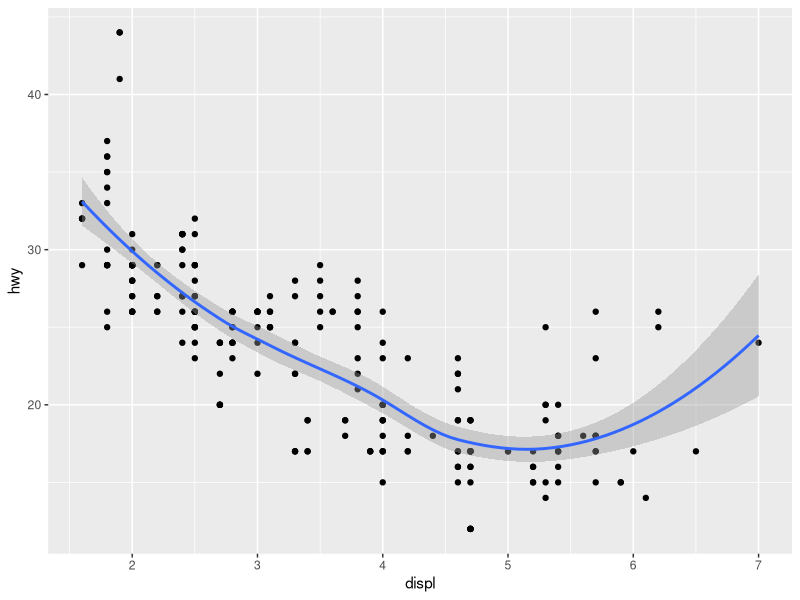
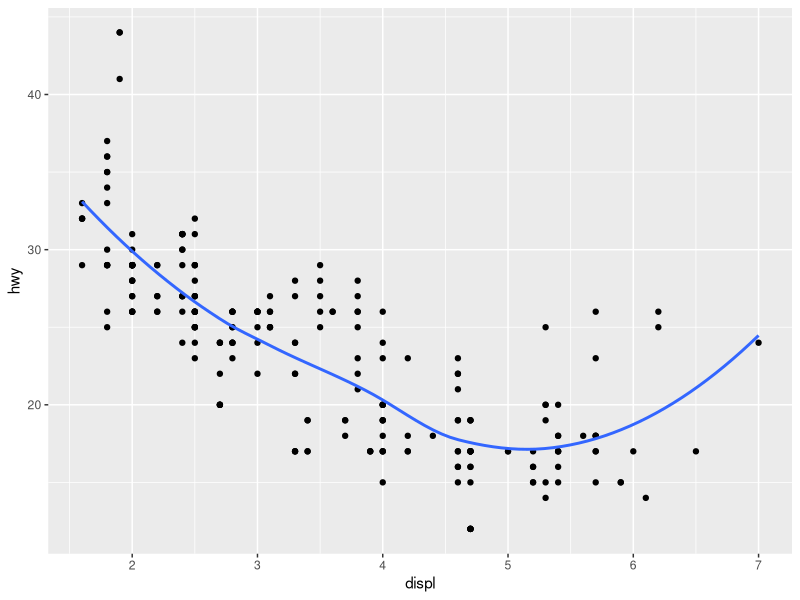
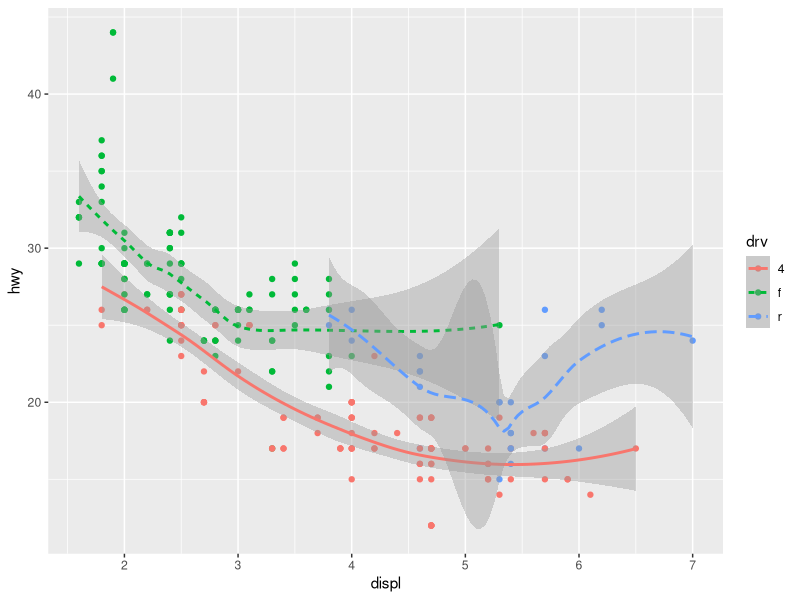
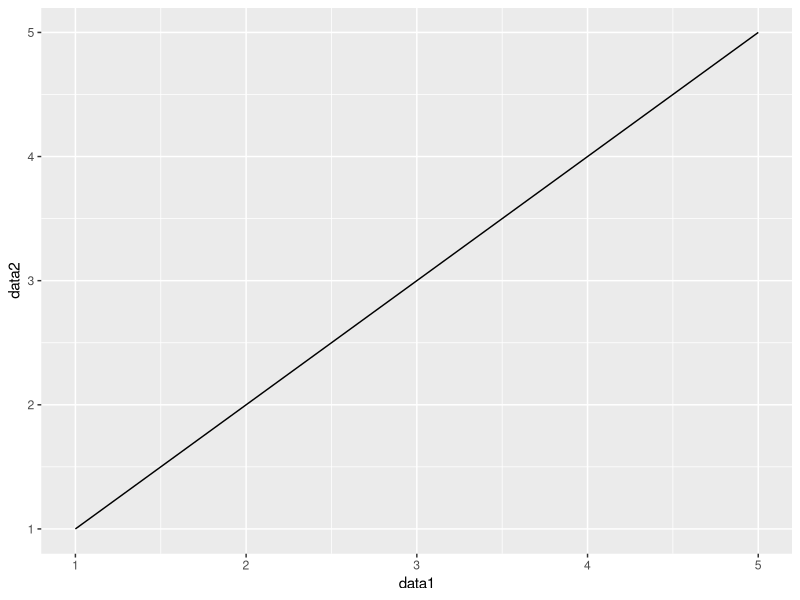
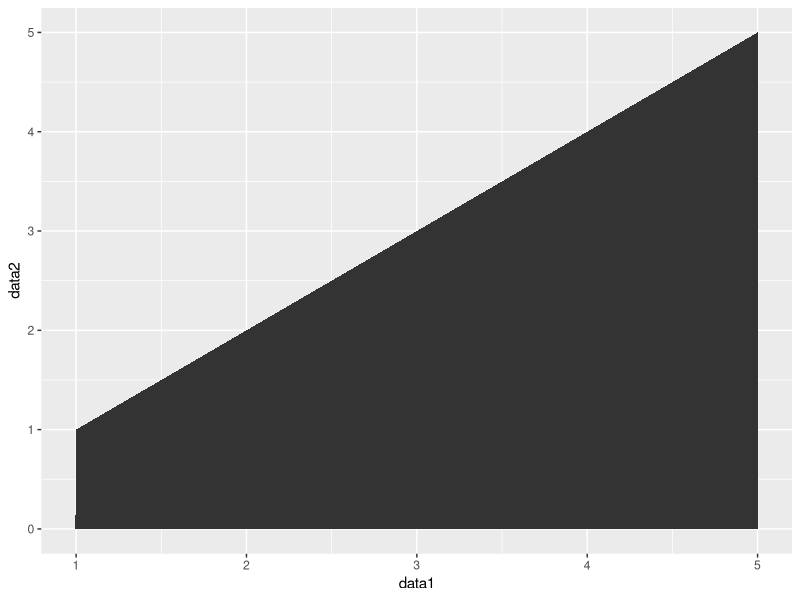
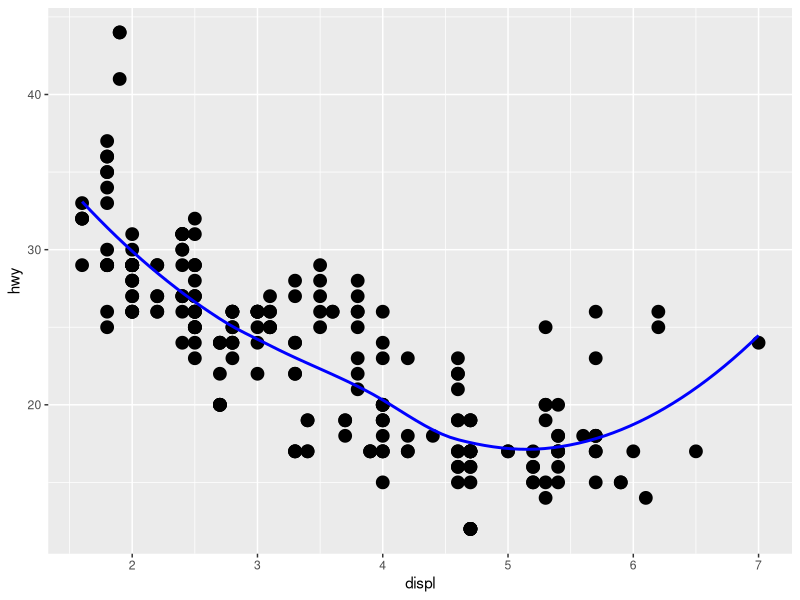
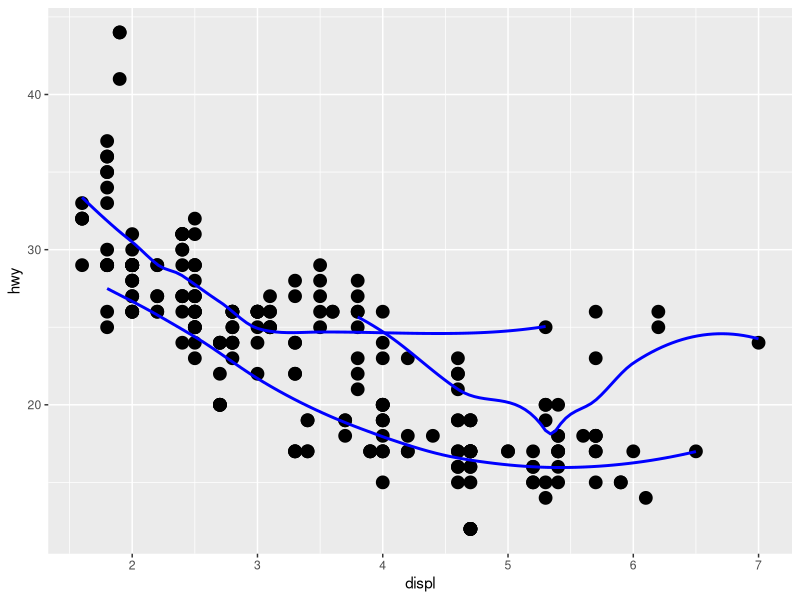
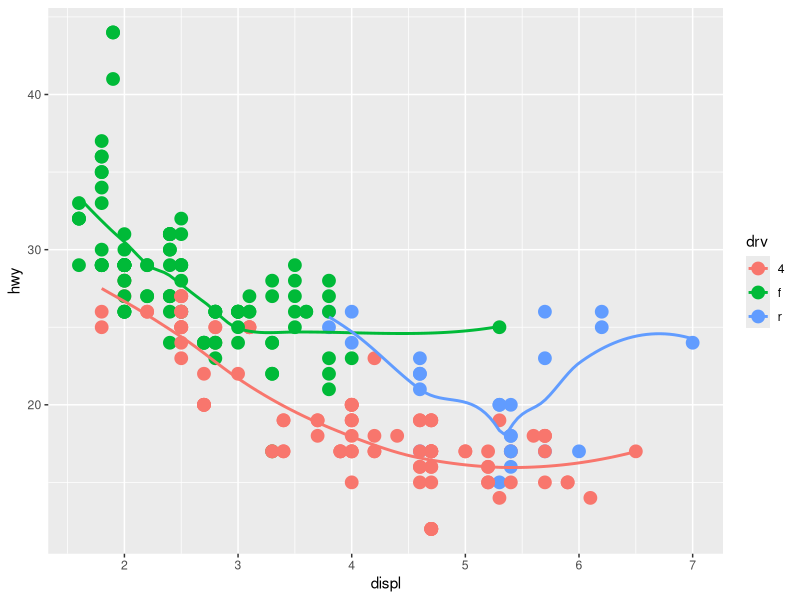

Generate these figures, in order, with R:
library(tidyverse)


#Plot 2 layers of data
#Scatterplot == geom_point()
#Smooth line plot == geom_Smooth()
ggplot(data = mpg) + 
  geom_point(mapping = aes(x = displ, y = hwy)) + 
  geom_smooth(mapping = aes(x = displ, y = hwy))

#Remove range of Confience Interval for geom_Smooth
ggplot(data = mpg) + 
  geom_point(mapping = aes(x = displ, y = hwy)) + 
  geom_smooth(mapping = aes(x = displ, y = hwy), se = FALSE)


#Scatterplot
#Smooth line plot with linetype and colour differentiation
ggplot(data = mpg) + 
  geom_point(mapping = aes(x = displ, y = hwy, colour = drv)) +
  geom_smooth(mapping = aes(x = displ, y = hwy, linetype = drv, colour = drv))


#Read a simple x-y line
myData = read.csv("line.csv")
myData

#Use geom_line()
ggplot(myData) + 
  geom_line(mapping = aes(x = data1, y = data2))

#USe geom_area() == area chart
ggplot(myData) + 
  geom_area(mapping = aes(x = data1, y = data2))

#################################################33
#Question 6
ggplot(mpg) + 
  geom_point(mapping = aes(x = displ, y = hwy), size = 4) + 
  geom_smooth(mapping = aes(x = displ, y = hwy), se = FALSE, colour = "blue")

ggplot(mpg) + 
  geom_point(mapping = aes(x = displ, y = hwy), size = 4) + 
  geom_smooth(mapping = aes(x = displ, y = hwy, group = drv), se = FALSE, colour = "Blue")

ggplot(mpg) + 
  geom_point(mapping = aes(x = displ, y = hwy, colour = drv), size = 4) + 
  geom_smooth(mapping = aes(x = displ, y = hwy, group = drv, colour = drv), se = FALSE)

ggplot(mpg) + 
  geom_point(mapping = aes(x = displ, y = hwy, colour = drv), size = 4) + 
  geom_smooth(mapping = aes(x = displ, y = hwy), se = FALSE)

ggplot(mpg) + 
  geom_point(mapping = aes(x = displ, y = hwy, colour = drv), size = 4) + 
  geom_smooth(mapping = aes(x = displ, y = hwy, linetype = drv), se = FALSE)

ggplot(mpg) + 
  geom_point(mapping = aes(x = displ, y = hwy, colour = drv), size = 4)
